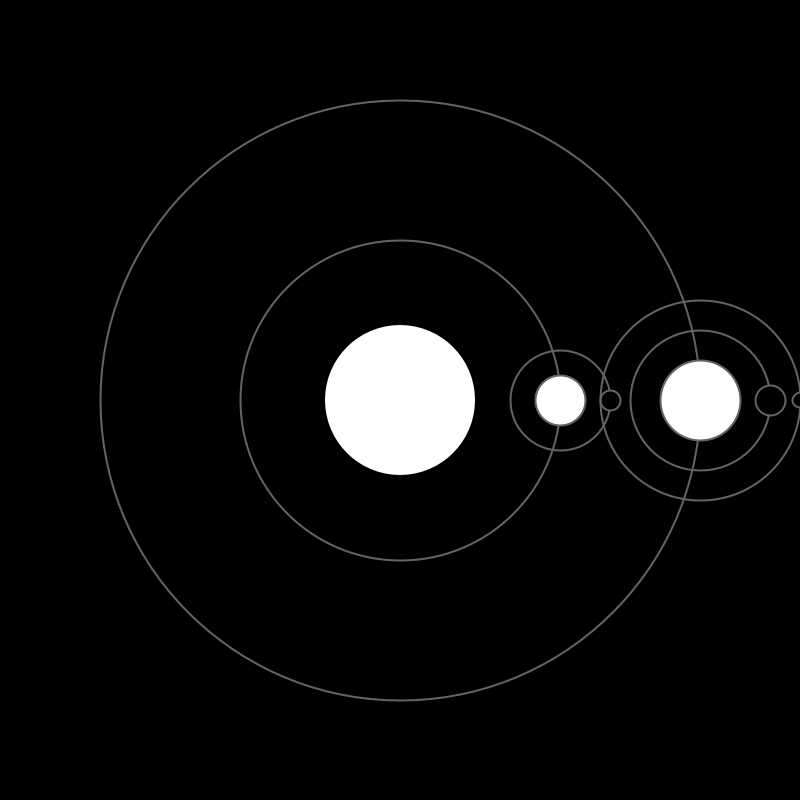
Frame 1 (no input)
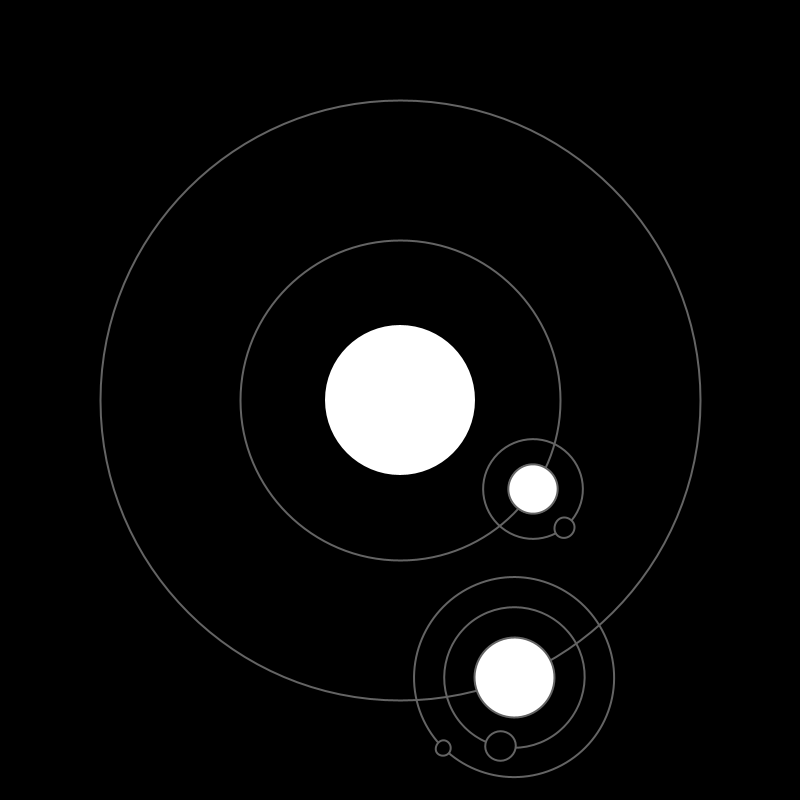
Frame 60 (the mouse pressed at the canvas centre just before this capture)
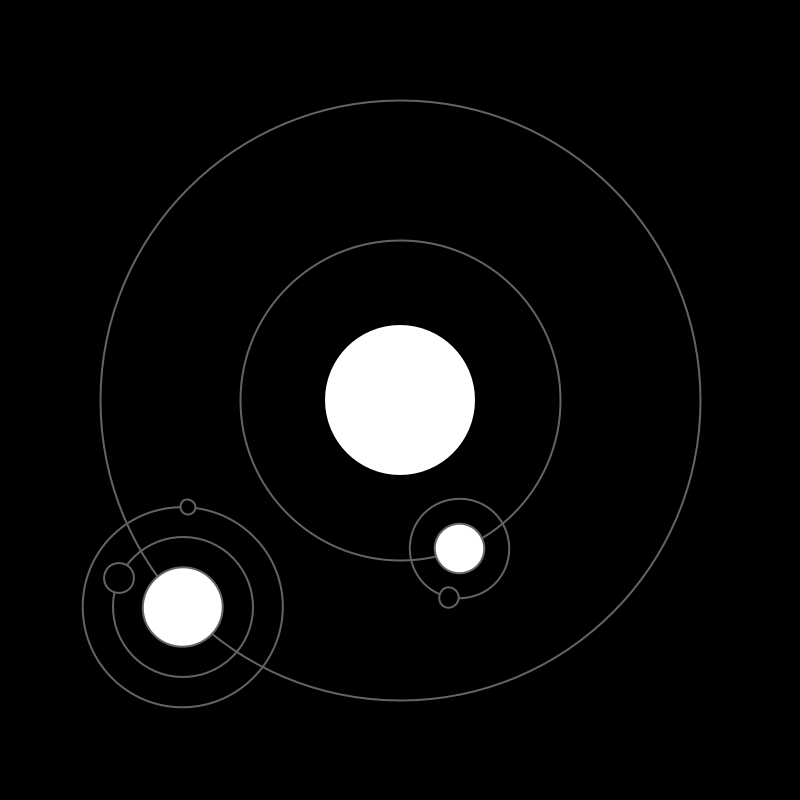
Frame 120 (the mouse held since frame 60 and released just before this capture)

The Processing sketch that drew these frames (run headless with seeded random() and noise(); from frame 60 on, the mouse is pressed at the canvas centre):

// Processing sketch: LSI_062_SolarSystem2
// ── LSI_062_SolarSystem2.pde
float planet1=0;
float lua1=0;
float planet2=0;
float lua2=0;
float lua3=0;

void setup(){
 size(800,800); 
 strokeWeight(2);
}

void draw(){
  background(0);
  fill(255);
  translate(width/2,height/2);
  
  //SUN
  noStroke();
  ellipse(0,0,150,150); //SUN
  stroke(255); 
  noFill();
  stroke(100);
  ellipse(0,0,320,320); // ORBIT
  ellipse(0,0,600,600); // ORBIT

 //PLANET 1
  pushMatrix();
  rotate(planet1);
  translate(160,0);
  fill(255);
  ellipse(0,0,50,50); //planet1
  stroke(100);noFill();
  ellipse(0,0,100,100); // orbit
  rotate(lua1);
  fill(0);
  ellipse(50,0,20,20); 
  popMatrix();
  
 //PLANET 2 
  pushMatrix();
  rotate(planet2);
  translate(300,0);
  fill(255);
  ellipse(0,0,80,80); //planet2
  stroke(100);noFill();
  ellipse(0,0,200,200); // orbit
  ellipse(0,0,140,140); // orbit
  rotate(lua2);
  fill(0);
  ellipse(70,0,30,30);
  rotate(lua3);
  ellipse(100,0,15,15);
  popMatrix();

 // rotate(rot1);
  //ellipse(300,0,50,50);

//
planet1=planet1+0.01;
planet2=planet2+0.02;
lua1=lua1+0.005;
lua2=lua2+0.01;
lua3=lua3+0.01;
}
